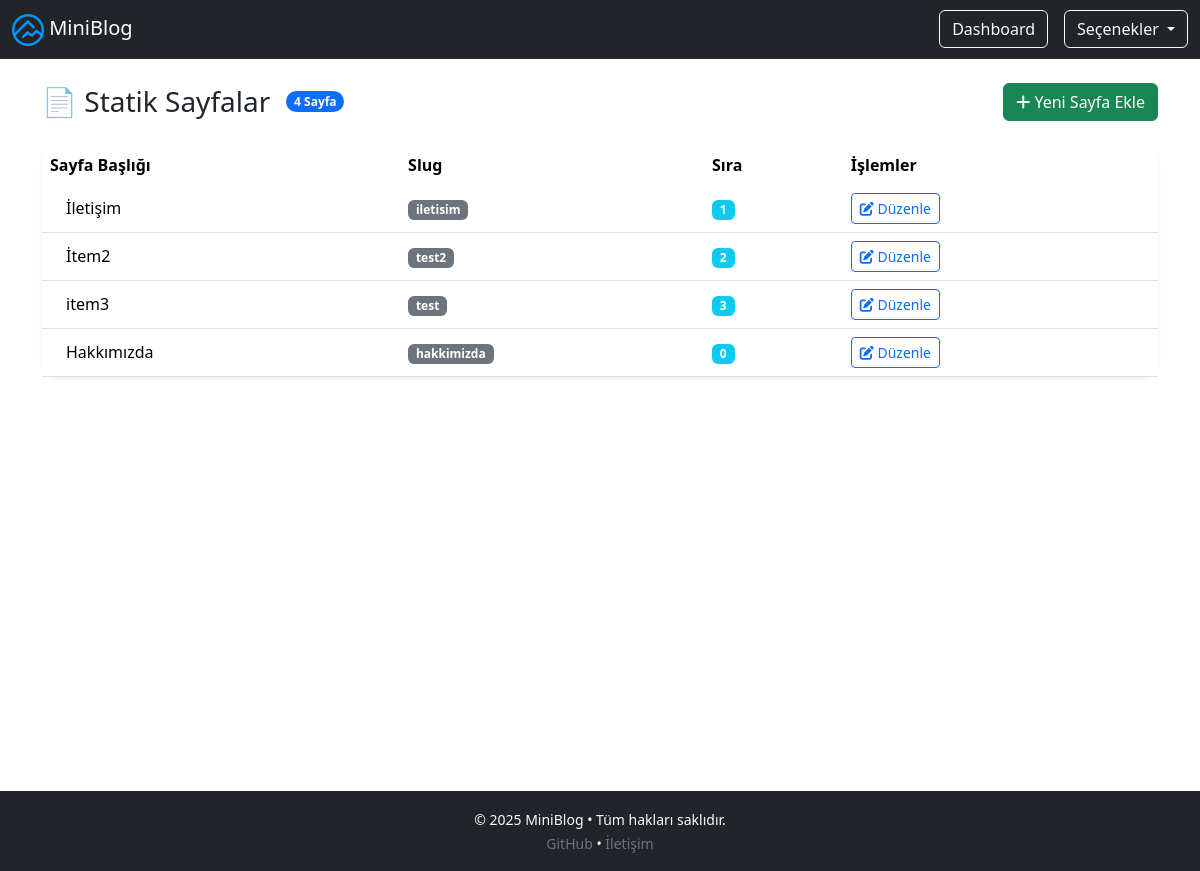
Page /admin/sayfalar.php (signed in) on the committed database.
### tables this page shows
CREATE TABLE `ayarlar` (
  `id` int(11) NOT NULL,
  `site_baslik` varchar(255) DEFAULT NULL,
  `site_aciklama` text DEFAULT NULL,
  `logo` varchar(255) DEFAULT NULL,
  `favicon` varchar(255) DEFAULT NULL
);

CREATE TABLE `sayfalar` (
  `id` int(11) NOT NULL,
  `baslik` varchar(255) NOT NULL,
  `icerik` text NOT NULL,
  `slug` varchar(255) NOT NULL,
  `sira` int(11) DEFAULT 0
);

### admin/includes/config.php (called while the page is built, shortened)
<?php
$baglanti = new mysqli("localhost", "root", "", "miniblog");
$site_ayar = $baglanti->query("SELECT * FROM ayarlar WHERE id = 1")->fetch_assoc();
?>

### admin/sayfalar.php (the view, shortened to what this page needs)
<?php
include "includes/header.php";
include "includes/config.php";
$sayfalar = $baglanti->query("SELECT * FROM sayfalar ORDER BY id DESC");
?>
<div class="container-fluid py-4">
    <div class="row mb-4">
        <div class="col-12">
            <div class="d-flex justify-content-between align-items-center">
                <div class="d-flex align-items-center gap-3">
                    <h2 class="h3 mb-0">📄 Statik Sayfalar</h2>
                    <span class="badge bg-primary rounded-pill"><?= $sayfalar->num_rows ?> Sayfa</span>
                </div>
                <a href="sayfa_ekle.php" class="btn btn-success">
                    <i class="fas fa-plus"></i> Yeni Sayfa Ekle
                </a>
            </div>
        </div>
    </div>
    <?php if ($sayfalar->num_rows > 0): ?>
        <div class="row">
            <div class="col-12">
                <div class="card shadow-sm border-0 rounded-4">
                    <div class="card-body p-0">
                        <div class="table-responsive">
                            <table class="table table-hover align-middle mb-0">
                                <thead class="bg-light">
                                    <tr>
                                        <th class="border-0 rounded-start">Sayfa Başlığı</th>
                                        <th class="border-0">Slug</th>
                                        <th class="border-0">Sıra</th>
                                        <th class="border-0 rounded-end">İşlemler</th>
                                    </tr>
                                </thead>
                                <tbody>
                                    <?php while ($s = $sayfalar->fetch_assoc()): ?>
                                        <tr>
                                            <td>
                                                <div class="d-flex align-items-center">
                                                    <div class="ms-3">
                                                        <h6 class="mb-0"><?= htmlspecialchars($s["baslik"]) ?></h6>
                                                    </div>
                                                </div>
                                            </td>
                                            <td>
                                                <span class="badge bg-secondary"><?= htmlspecialchars($s["slug"]) ?></span>
                                            </td>
                                            <td>
                                                <span class="badge bg-info"><?= $s["sira"] ?></span>
                                            </td>
                                            <td>
                                                <div class="d-flex gap-2">
                                                    <a href="sayfa_duzenle.php?id=<?= $s["id"] ?>" class="btn btn-sm btn-outline-primary">
                                                        <i class="fas fa-edit"></i> Düzenle
                                                    </a>
                                                </div>
                                            </td>
                                        </tr>
                                    <?php endwhile; ?>
                                </tbody>
                            </table>
                        </div>
                    </div>
                </div>
            </div>
        </div>
    <?php endif; ?>
</div>
<?php include "includes/footer.php"; ?>

### admin/includes/header.php (shortened to what this page needs)
<?php include "config.php"; ?>
<!DOCTYPE html>
<html lang="en">
<head>
    <link href="https://cdn.jsdelivr.net/npm/bootstrap@5.3.2/dist/css/bootstrap.min.css" rel="stylesheet">
    <link href="https://cdnjs.cloudflare.com/ajax/libs/font-awesome/6.0.0/css/all.min.css" rel="stylesheet">
</head>
<body class="">
    <nav class=" navbar navbar-expand-lg navbar-dark bg-dark">
        <div class="container-fluid">
            <a class="navbar-brand" href="dashboard.php"> <img src="<?= $site_ayar["logo"] ?>" height="32" alt="Logo"> <?= htmlspecialchars($site_ayar["site_baslik"]) ?></a>
            <div class="d-flex align-items-center">
                <a href="dashboard.php" class="btn btn-outline-light me-3">Dashboard</a>
                <div class="dropdown">
                    <button class="btn btn-outline-light dropdown-toggle" type="button" id="adminMenu" data-bs-toggle="dropdown" aria-expanded="false">
                        Seçenekler
                    </button>
                </div>
            </div>
        </div>
    </nav>
    <div class="container mt-4" style="min-height: 70vh;>

### admin/includes/header.php (style rules this page uses)
html { scroll-behavior: smooth; }

### rows in the picture
ayarlar: logo (picture), site_baslik "MiniBlog"
sayfalar: baslik "İletişim", slug "iletisim", sira "1"
sayfalar: baslik "İtem2", slug "test2", sira "2"
sayfalar: baslik "item3", slug "test", sira "3"
sayfalar: baslik "Hakkımızda", slug "hakkimizda", sira "0"

### other values in the picture
$sayfalar->num_rows "4"
